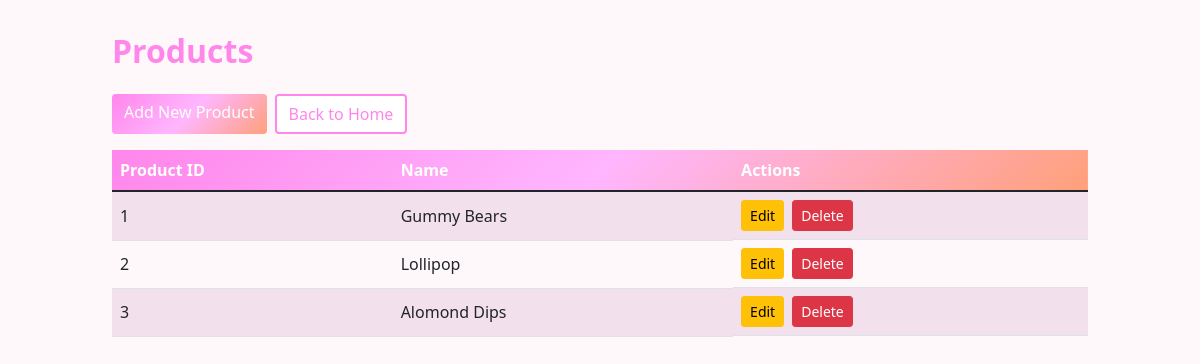
Page /products on the committed database.
### model.py (models this page shows, shortened)
class Product(db.Model):
    __tablename__ = "product"
    product_id = db.Column(db.Integer, primary_key=True)
    name = db.Column(db.String(200), nullable=False)
    total_qty = db.Column(db.Integer, nullable=False, default=0)

### app.py (the view)
    @app.route('/products')
    def products():
        products_list = Product.query.order_by(Product.product_id).all()
        return render_template('products.html', products=products_list)

### templates/products.html (shortened to what this page needs)
<!DOCTYPE html>
<html lang="en">
<head>
<link href="https://cdn.jsdelivr.net/npm/bootstrap@5.1.3/dist/css/bootstrap.min.css" rel="stylesheet">
</head>
<body>
<div class="container">
    <h2>Products</h2>
    <div class="mb-3 d-flex flex-wrap gap-2">
        <a href="{{ url_for('add_product') }}" class="btn btn-primary">Add New Product</a>
        <a href="{{ url_for('index') }}" class="btn btn-secondary">Back to Home</a>
    </div>
    {% if products %}
    <div class="table-responsive">
        <table class="table table-striped table-hover">
            <thead>
                <tr>
                    <th>Product ID</th>
                    <th>Name</th>
                    <th>Actions</th>
                </tr>
            </thead>
            <tbody>
                {% for product in products %}
                <tr>
                    <td>{{ product.product_id }}</td>
                    <td>{{ product.name }}</td>
                    <td class="d-flex gap-2">
                        <a href="{{ url_for('edit_product', product_id=product.product_id) }}" class="btn btn-sm btn-warning">Edit</a>
                        <form action="{{ url_for('delete_product', product_id=product.product_id) }}" method="POST">
                            <button type="submit" class="btn btn-sm btn-danger" onclick="return confirm('Are you sure you want to delete this product?')">Delete</button>
                        </form>
                    </td>
                </tr>
                {% endfor %}
            </tbody>
        </table>
    </div>
    {% else %}
    <div class="alert alert-info">
        No products found. <a href="{{ url_for('add_product') }}">Add the first product</a>.
    </div>
    {% endif %}
</div>
</body>
</html>

### templates/products.html (style rules this page uses)
body { font-family: 'Segoe UI', Tahoma, Geneva, Verdana, sans-serif; background: #fff8fb; color: #333; }
.container { max-width: 1000px; margin-top: 2rem; margin-bottom: 2rem; }
h2 { font-weight: 800; color: #FF86EB; margin-bottom: 1.5rem; }
.table th, .table td { vertical-align: middle; }
.btn-primary { background: linear-gradient(135deg, #FF86EB, #FFB6FE, #FFA07A); border: none; }
.btn-secondary { background: white; border: 2px solid #FF86EB; color: #FF86EB; }
.table thead { background: linear-gradient(135deg, #FF86EB, #FFB6FE, #FFA07A); color: white; }
.table-striped tbody tr:nth-of-type(odd) { background-color: rgba(255, 134, 235, 0.1); }

### rows in the picture
Product: product_id "1", name "Gummy Bears"
Product: product_id "2", name "Lollipop"
Product: product_id "3", name "Alomond Dips"
